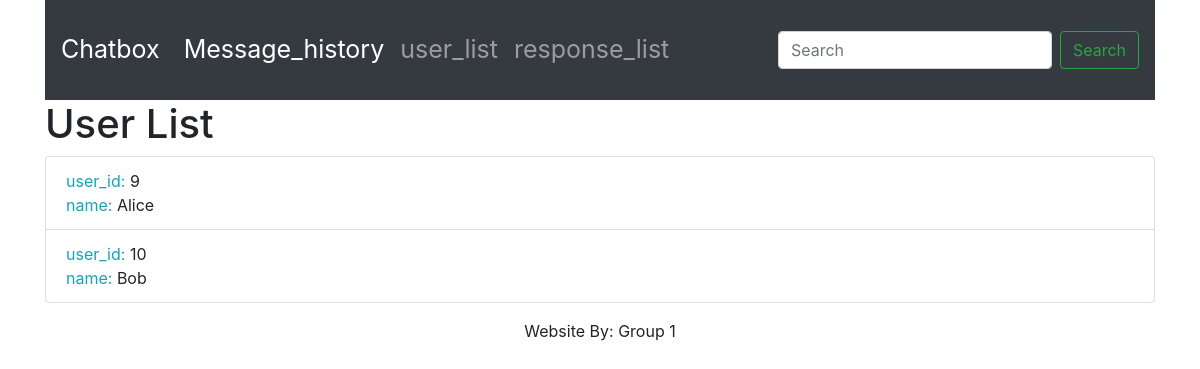
Before: /user_list/ with the older database file.
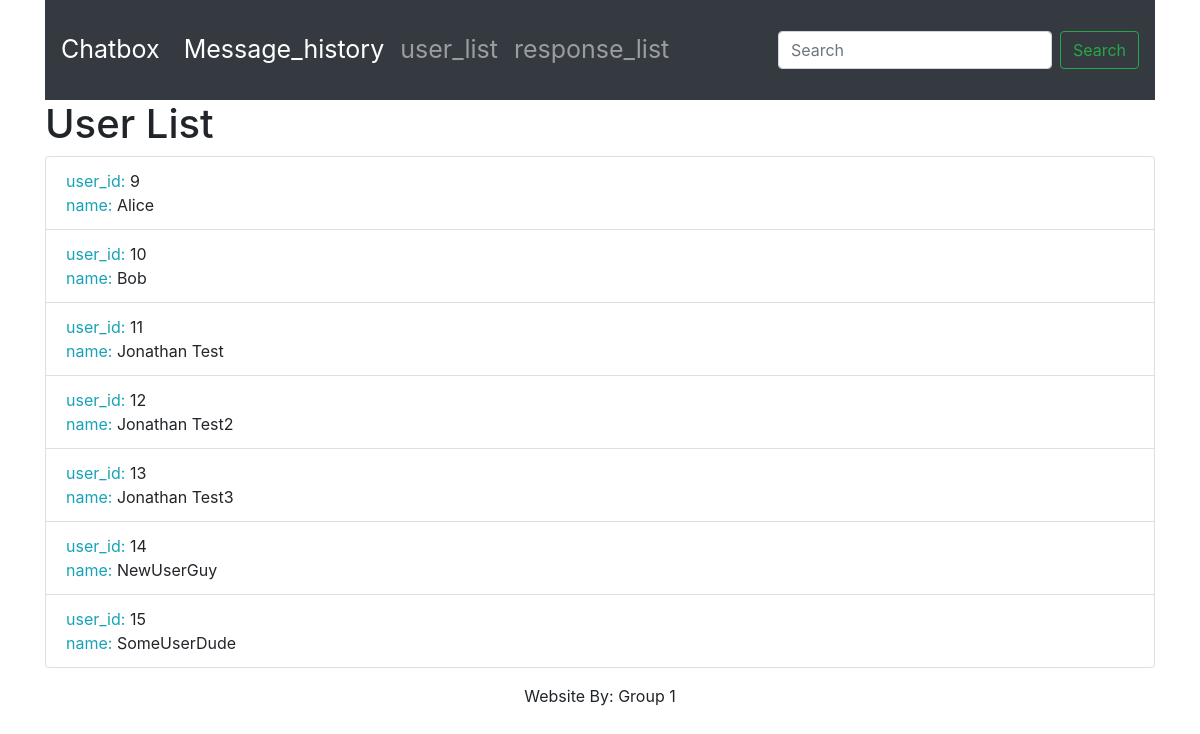
After: the same page with the newer database file.
### chatbox/models.py (models this page shows)
class User(models.Model):
    name = models.CharField(max_length=50,help_text="The user name")

### chatbox/views.py (the view)
# urls.py: path('user_list/', views.user_list, name='user_list'),
def user_list(request):
    users = User.objects.all()
    users_list = []
    for user in users:
        users_list.append({"user": user})
    context = {
        "users_list": users_list
    }
    return render(request, "chatbox/user_list.html", context)

### chatbox/templates/chatbox/user_list.html
{% extends 'chatbox/base.html' %}
{% block content %}
<h1>User List</h1>
<ul class="list-group">
  {% for item in users_list %}
  <li class="list-group-item">
      <span class="text-info">user_id: </span> <span>{{ item.user.id }}</span>
      <br>
      <span class="text-info">name: </span><span>{{ item.user.name }}</span>
  </li>
  {% endfor %}
</ul>
{% endblock %}

Changed rows visible on the page:
added User: user.id "11", user.name "Jonathan Test"
added User: user.id "12", user.name "Jonathan Test2"
added User: user.id "13", user.name "Jonathan Test3"
added User: user.id "14", user.name "NewUserGuy"
added User: user.id "15", user.name "SomeUserDude"
